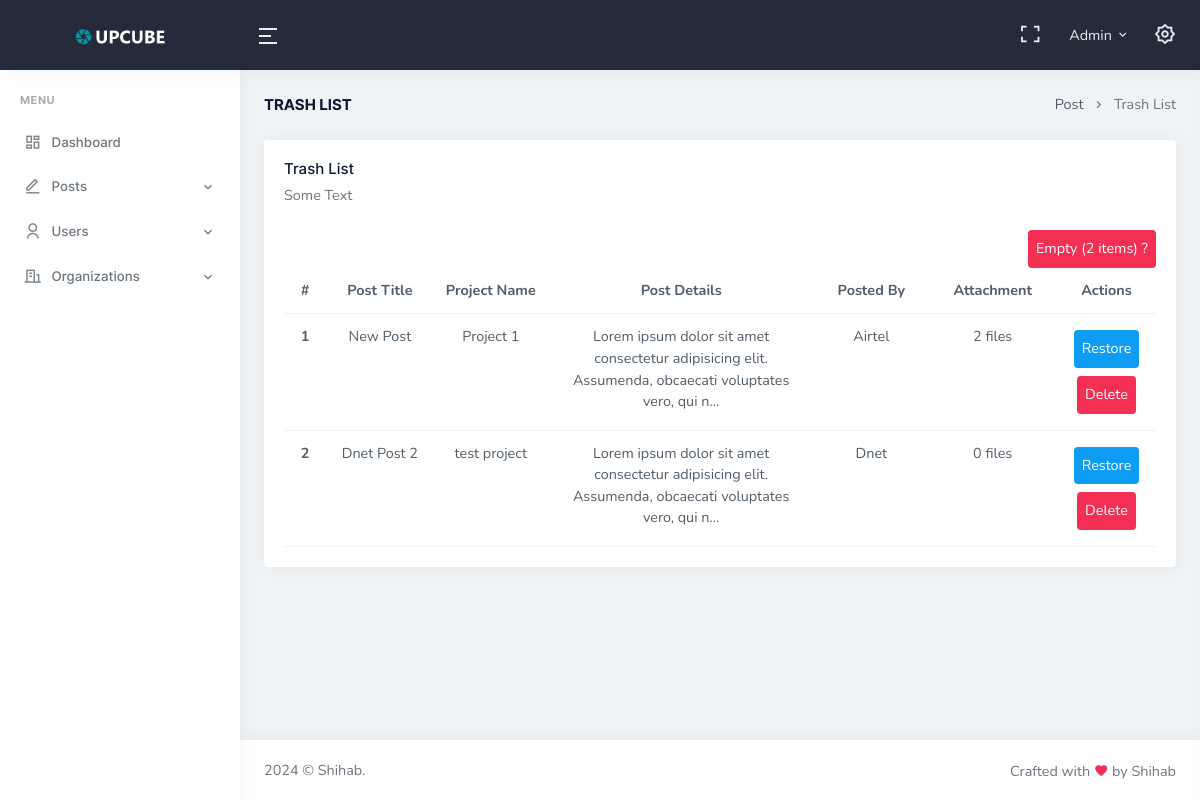
Page /trash.php (signed in) on the earlier database version.
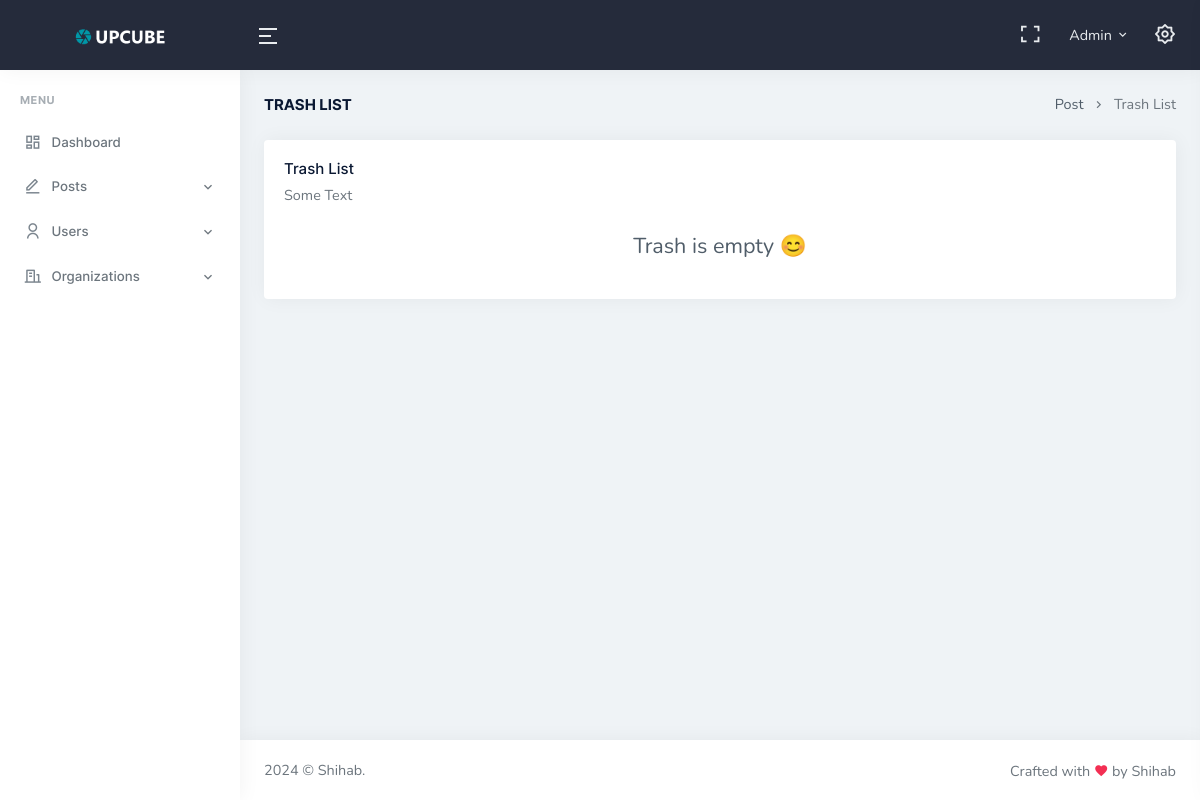
Same page on the later database version.
### tables this page shows
CREATE TABLE `posts` (
  `post_id` int(6) NOT NULL,
  `post_title` varchar(50) NOT NULL,
  `project_name` varchar(100) NOT NULL,
  `post_details` varchar(5000) NOT NULL,
  `post_by` int(5) NOT NULL,
  `created_at` datetime NOT NULL DEFAULT current_timestamp(),
  `post_status` int(6) DEFAULT 1
);

CREATE TABLE `organizations` (
  `org_id` int(6) NOT NULL,
  `org_name` varchar(50) NOT NULL,
  `org_address` varchar(50) NOT NULL,
  `created_at` datetime NOT NULL DEFAULT current_timestamp()
);

### includes/helper-func.php (called while the page is built, shortened)
<?php
function getOrgList($orgId, $conn) {
    if ($orgId == null) {
        $sql = "SELECT * FROM organizations";
        $result = mysqli_query($conn, $sql);
        return $result;
    }
    else {
        $sql = "SELECT org_name FROM organizations WHERE org_id = $orgId";
        $result = mysqli_query($conn, $sql);
        $row = mysqli_fetch_assoc($result);
        return $row['org_name'];
    }
}
function getFiles($postId, $conn) {
    $sql = "SELECT * FROM post_files WHERE post_id = $postId";
    $result = mysqli_query($conn, $sql);
    return $result;
}
function getTrashList($conn) {
    $sql = "SELECT * FROM posts WHERE post_status = 0";
    $result = mysqli_query($conn, $sql);
    return $result;
}
function truncatePostContent($content, $length = 100, $ellipsis = '...') {
    $truncatedContent = mb_substr($content, 0, $length);
    if (mb_strlen($content) > $length) {
        $truncatedContent .= $ellipsis;
    }
    return $truncatedContent;
}

### trash.php (the view, shortened to what this page needs)
<?php
include 'includes/header.php';
include 'includes/helper-func.php';
?>
<div class="container-fluid">
    <div class="row">
        <div class="col-12">
            <div class="page-title-box d-sm-flex align-items-center justify-content-between">
                <h4 class="mb-sm-0">Trash List</h4>
                <div class="page-title-right">
                    <ol class="breadcrumb m-0">
                        <li class="breadcrumb-item"><a href="javascript: void(0);">Post</a></li>
                        <li class="breadcrumb-item active">Trash List</li>
                    </ol>
                </div>
            </div>
        </div>
    </div>
    <div class="row">
        <div class="col-12">
            <div class="card">
                <div class="card-body">
                    <h4 class="card-title">Trash List</h4>
                    <p class="card-title-desc">Some Text</p>
                    <div class="text-end">
                        <?php
                        $trashList = getTrashList($conn);
                            if (mysqli_num_rows($trashList) > 0) {
                                echo "<a href='trash.php?emptyTrash=post' class='d-inline-block bg-danger text-white p-2 rounded-2'>Empty (".mysqli_num_rows($trashList)." items) ?</a>";
                            }
                        ?>
                    </div>
                    <?php
                        $trashList =  getTrashList( $conn);
                        if (mysqli_num_rows($trashList) > 0) {
                            $count = 1;
                            echo "<table class='text-center table table-hover mb-0'>
                                <thead>
                                    <tr>
                                        <th width='50px'>#</th>
                                        <th width='150px'>Post Title</th>
                                        <th width='150px'>Project Name</th>
                                        <th width='400px'>Post Details</th>
                                        <th width='150px'>Posted By</th>
                                        <th width='150px'>Attachment</th>
                                        <th width='100px'>Actions</th>
                                    </tr>
                                </thead>";
                                while ($row = mysqli_fetch_assoc($trashList)) {
                                    $postFIle = getFiles($row ['post_id'], $conn);
                                    echo "<tr>
                                    <th width='50px'>".$count."</th>
                                    <td width='150px'>".$row['post_title']."</td>
                                    <td width='150px'>".$row['project_name']."</td>
                                    <td width='400px'>".truncatePostContent($row['post_details'])."</td>
                                    <td width='150px'>".getOrgList($row ['post_by'], $conn)."</td>
                                    <td width='150px'>".mysqli_num_rows($postFIle)." files</td>
                                    <td width='100px'>
                                        <a class='d-inline-block bg-primary text-white p-2 m-1 rounded-2' href='".htmlspecialchars($_SERVER['PHP_SELF'])."?restore=".$row ['post_id']."'>Restore</a>
                                        <a class='d-inline-block bg-danger text-white p-2 m-1 rounded-2' href='".htmlspecialchars($_SERVER['PHP_SELF'])."?deleteFE=".$row ['post_id']."'>Delete</a>
                                    </td>
                                </tr>";
                                $count++;
                                }
                            echo "</table>";
                        }
                        else {
                            echo "<p class='text-center fs-4'>Trash is empty 😊</p>";
                        }
                    ?>
                </div>
            </div>
        </div>
    </div>
</div>
<?php
include 'includes/footer.php';
?>

Differences in the rows shown:
removed posts: post_title "New Post", project_name "Project 1", post_details "Lorem ipsum dolor sit amet consectetur adipisicing elit. Assumenda, obcaecati voluptates vero, qui n...", post_by.org_name "Airtel", mysqli_num_rows($postFIle) "2"
removed posts: post_title "Dnet Post 2", project_name "test project", post_details "Lorem ipsum dolor sit amet consectetur adipisicing elit. Assumenda, obcaecati voluptates vero, qui n...", post_by.org_name "Dnet", mysqli_num_rows($postFIle) "0"
Other differences:
mysqli_num_rows($trashList): "2" → (not shown)
text no longer shown: "Empty ( items) ? # Post Title Project Name Post Details Posted By Attachment Actions"
text now shown: "Trash is empty 😊"
